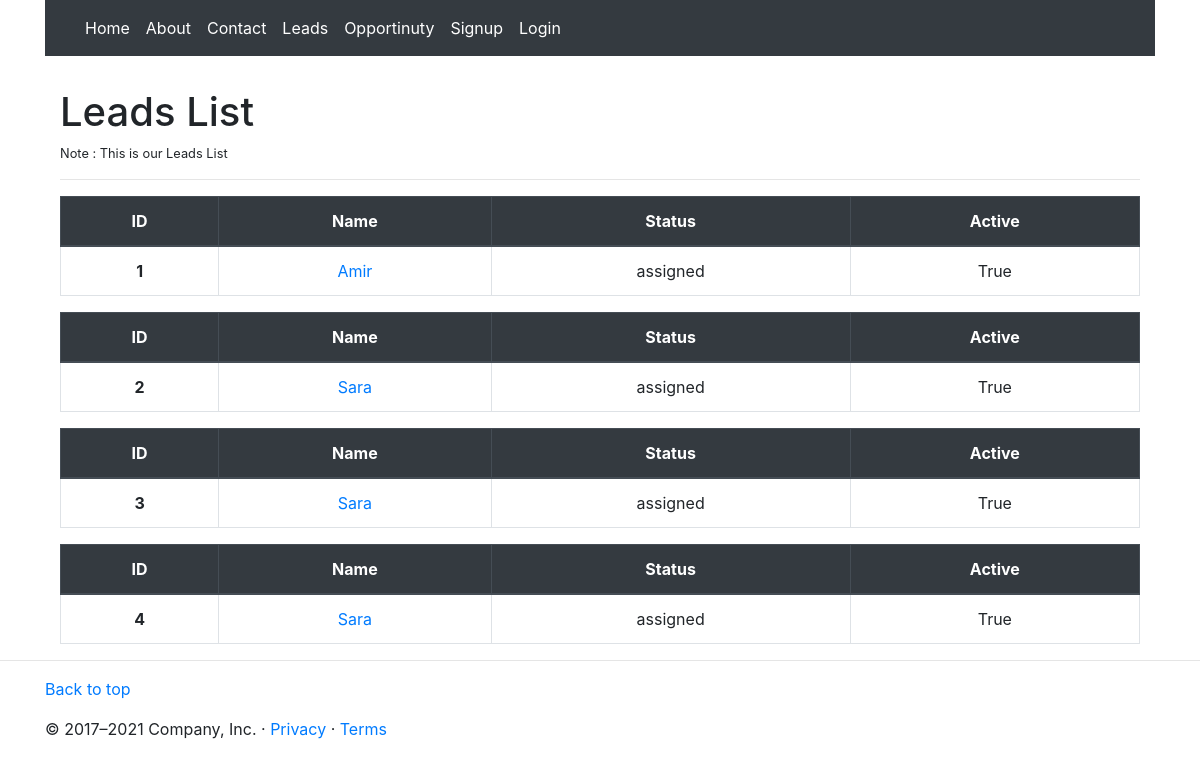
Before: /leads/ with the older database file.
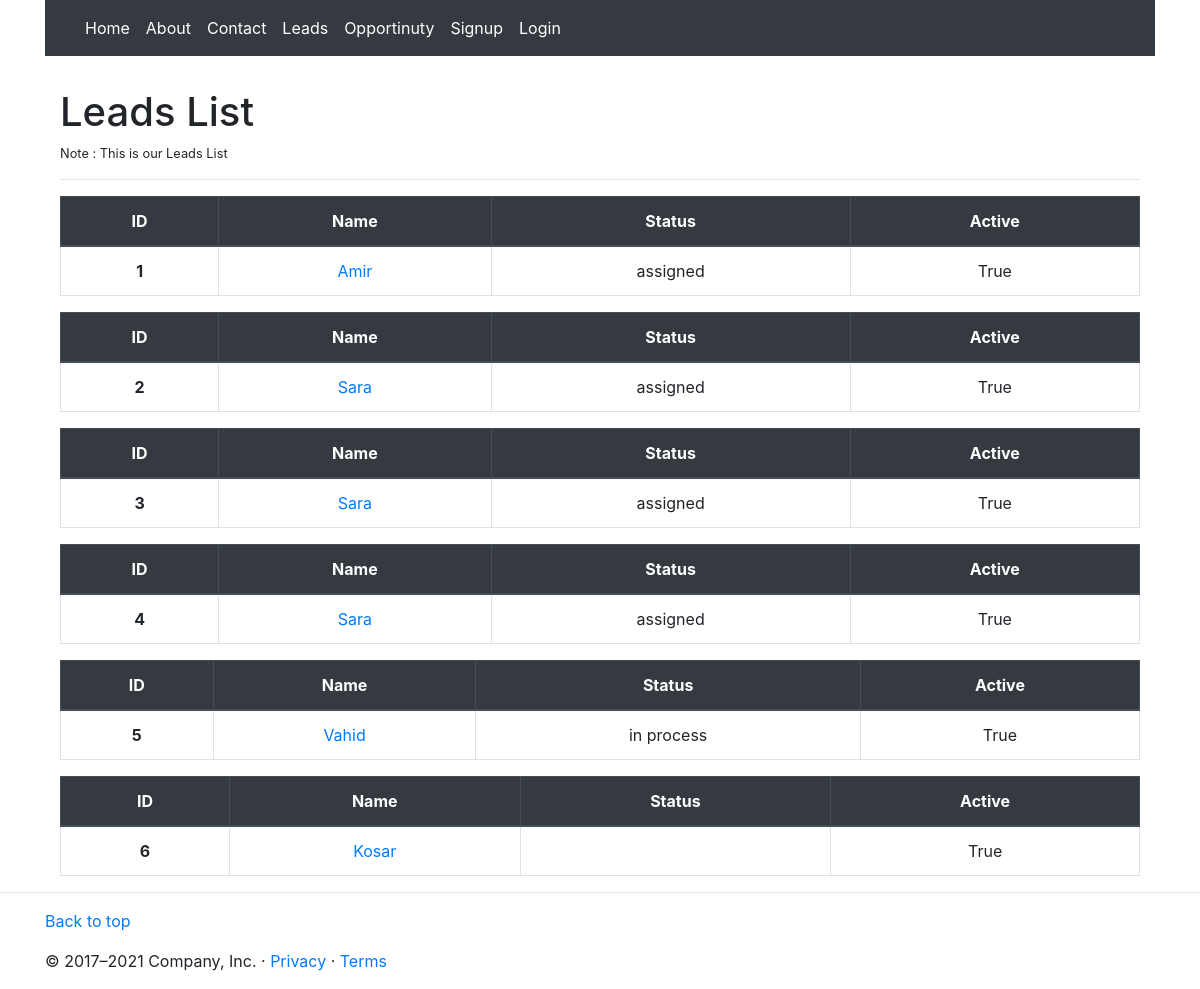
After: the same page with the newer database file.
### Lead/models.py (models this page shows, shortened)
class Lead(models.Model):
    name = models.CharField(max_length=200)
    image = models.ImageField(upload_to='images/',default='images/girl.png', blank=True, null=True)
    email = models.EmailField()
    phone = models.CharField(max_length=200,blank=True)
    account = models.ForeignKey(Account, on_delete=models.CASCADE, null=True, blank=True)
    status = models.CharField(max_length=50, choices=LEAD_STATUS)
    source = models.CharField(max_length=50, choices=LEAD_SOURCE)
    address = models.CharField(max_length=50, blank=True)
    website = models.URLField()
    description = models.TextField()
    assigned_to = models.ManyToManyField(User,max_length=100)
    created_to  = models.ForeignKey(User, on_delete=models.CASCADE, related_name='Created', null=True, blank=True)
    created_on = models.DateTimeField(auto_now_add=True)
    is_active = models.BooleanField(default=True)
    enqueryType = models.CharField(max_length=50)

### Lead/views.py (the view)
# urls.py: path('',LeadListView.as_view(), name='list'),
class LeadListView(ListView):
    model = Lead
    context_object_name = 'leads'
    template_name = 'lead/list.html'

### Lead/templates/lead/list.html (shortened to what this page needs)
{% extends 'base.html' %}
{% block content %}
    <div class="container">
    <h1 class="h1 mt-3 pt-3">Leads List </h1>
    <p class="small p">Note : This is our Leads List</p>
    <small><hr></small>
{% for lead in leads %}
<table class="table table-bordered text-center">
    <thead class="thead-dark">
      <tr>
        <th scope="col">ID</th>
        <th scope="col">Name</th>
        <th scope="col">Status</th>
        <th scope="col">Active</th>
      </tr>
    </thead>
    <tbody>
      <tr>
        <th scope="row">{{lead.id}}</th>
        <td><a href="{% url 'lead:detail' lead.pk %}">{{lead.name}}</a></td>
        <td>{{lead.status}}</td>
        <td>{{ lead.is_active }}</td>
      </tr>
    </tbody>
{% endfor %}
</table>
</div>
{% endblock %}

### Lead/templates/base.html (shortened to what this page needs)
<!DOCTYPE html>
<html lang="en">
<head>
    <link rel="stylesheet" href="https://cdn.jsdelivr.net/npm/bootstrap@4.6.0/dist/css/bootstrap.min.css">
</head>
<body>
    <div class="container">
      <nav class="navbar navbar-expand-lg navbar-dark bg-dark text-white">
          <div class="collapse navbar-collapse" id="navbarNav">
            <ul class="navbar-nav">
              <li class="nav-item active">
                <a class="nav-link" href="{% url 'home' %}">Home <span class="sr-only">(current)</span></a>
              </li>
              <li class="nav-item active">
                <a class="nav-link" href="#">About </a>
              </li>
              <li class="nav-item active">
                <a class="nav-link" href="{% url 'contact:list' %}">Contact</a>
              </li>
              <li class="nav-item active">
                <a class="nav-link" href="{% url 'lead:list' %}">Leads</a>
              </li>
             <li class="nav-item active">
                <a class="nav-link" href="{% url 'oop:list' %}">Opportinuty</a>
              </li>
            {% if user.is_authenticated %}
              <li class="nav-item active">
                <a class="nav-link " href="{% url 'lead:create' %}">Create Lead </a>
              </li>
              <li class="nav-item active">
                <a class="nav-link " href="{% url 'opp:create' %}">Create Opportinuty </a>
              </li>
              <li class="nav-item active">
                <a class="nav-link " href="{% url 'contact:create' %}">Create Contact </a>
              </li>
            <li class="nav-item active">
                <a class="nav-link " href="{% url 'logout' %}">Logout </a>
              </li>
            </ul>
          {% else %}
            <li class="nav-item active">
                <a class="nav-link " href="{% url 'lead:register' %}">Signup</a>
              </li>
               <li class="nav-item active">
                <a class="nav-link " href="{% url 'login' %}">Login</a>
              </li>
{% endif %}
          </div>
        </nav>
    </div>
      <div class="container">
          {% block content %}
          {% endblock %}
      </div>
      <div class="footer">
      <hr>
            <footer class="container">
              <p class="float-end"><a href="#">Back to top</a></p>
              <p>&copy; 2017–2021 Company, Inc. &middot; <a href="#">Privacy</a> &middot; <a href="#">Terms</a></p>
            </footer>
      </div>
</body>
</html>

Changed rows visible on the page:
added Lead: id "5", name "Vahid", status "in process", is_active "True"
added Lead: id "6", name "Kosar", is_active "True"
